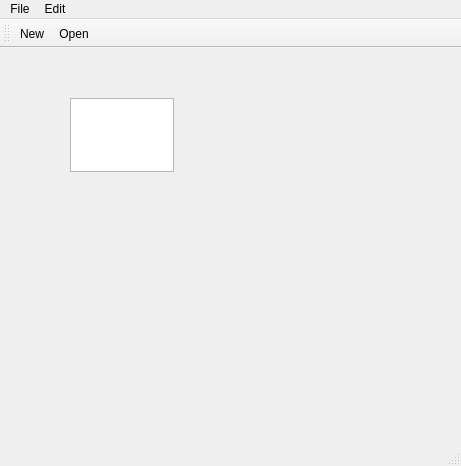
<?xml version="1.0" encoding="UTF-8"?>
<ui version="4.0">
 <class>MainWindow</class>
 <widget class="QMainWindow" name="MainWindow">
  <property name="geometry">
   <rect>
    <x>0</x>
    <y>0</y>
    <width>461</width>
    <height>466</height>
   </rect>
  </property>
  <property name="windowTitle">
   <string>MainWindow</string>
  </property>
  <widget class="QWidget" name="centralwidget">
   <widget class="QTextEdit" name="textEdit">
    <property name="geometry">
     <rect>
      <x>70</x>
      <y>50</y>
      <width>104</width>
      <height>74</height>
     </rect>
    </property>
   </widget>
  </widget>
  <widget class="QMenuBar" name="menubar">
   <property name="geometry">
    <rect>
     <x>0</x>
     <y>0</y>
     <width>461</width>
     <height>24</height>
    </rect>
   </property>
   <widget class="QMenu" name="menuNew">
    <property name="title">
     <string>File</string>
    </property>
    <addaction name="separator"/>
    <addaction name="actionnew"/>
    <addaction name="actionOpen"/>
   </widget>
   <widget class="QMenu" name="menuEdit">
    <property name="title">
     <string>Edit</string>
    </property>
   </widget>
   <addaction name="menuNew"/>
   <addaction name="menuEdit"/>
  </widget>
  <widget class="QStatusBar" name="statusbar"/>
  <widget class="QToolBar" name="toolBar">
   <property name="windowTitle">
    <string>toolBar</string>
   </property>
   <property name="allowedAreas">
    <set>Qt::AllToolBarAreas</set>
   </property>
   <attribute name="toolBarArea">
    <enum>TopToolBarArea</enum>
   </attribute>
   <attribute name="toolBarBreak">
    <bool>false</bool>
   </attribute>
   <addaction name="actionnew"/>
   <addaction name="actionOpen"/>
  </widget>
  <action name="actionnew">
   <property name="text">
    <string>New</string>
   </property>
  </action>
  <action name="actionOpen">
   <property name="text">
    <string>Open</string>
   </property>
  </action>
 </widget>
 <resources/>
 <connections/>
</ui>
